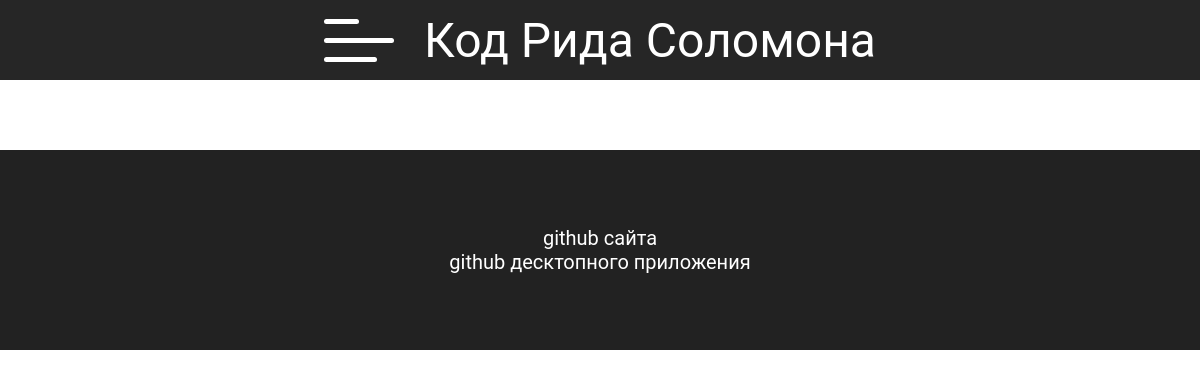
The page /reed_solomon/ on the database as committed earlier.
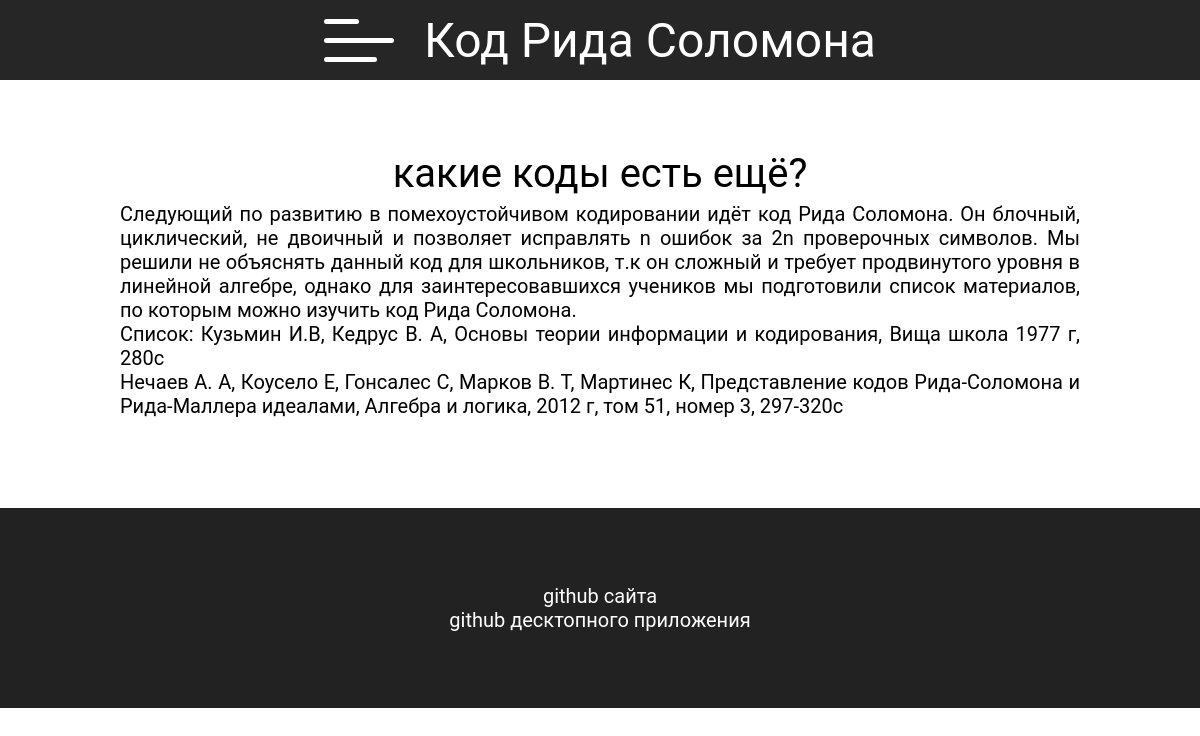
The same page on the database as committed later.
### reed_solomon/models.py (models this page shows, shortened)
class reed_solomon(models.Model):
    position = models.IntegerField(help_text='позиция на странице относительно начала', default=0, blank=True)
    paragraf_name = models.CharField(max_length=100, help_text='название блока')
    paragraf_content = models.TextField(help_text='текст блока')

### reed_solomon/views.py (the view)
# urls.py: path('', views.reed_solomon_page, name='reed_solomon')
def reed_solomon_page(request):
    paragrafs = reed_solomon.objects.all().order_by('position')
    return render(request, 'reed_solomon.html', {
        'paragrafs': paragrafs
    })

### reed_solomon/templates/reed_solomon.html (shortened to what this page needs)
<!DOCTYPE html>
<html>
<head>
    {% load static %}
    <link rel="stylesheet" type="text/css" href="{% static 'codes.css' %}">
<body>
    <header>
        <label for="check" >
            <span></span>
            <span></span>
            <span></span>
        </label>
        <div class="name">Код Рида Соломона</div>
    </header>
    <div id="wrap">
        <main>
            {% for paragraf in paragrafs %}
            <div class="paragraf" style="padding-bottom: 50px;" id="{{ paragraf.position }}">
                <div class="label">{{ paragraf.paragraf_name|safe }}</div>
                <div class="text">{{ paragraf.paragraf_content|safe }}</div>
            </div>
            {% endfor %}
        </main>
    </div>
    <footer id="footer">
        <a href="https://github.com/kalibdune/web_theory_of_coding" target="_blank">github сайта</a>
        <a href="https://github.com/kalibdune/theory_of_coding" target="_blank">github десктопного приложения</a>
    </footer>
</body>
</html>

Rows that differ between the two databases and show on the page:
added reed_solomon: paragraf_name "какие коды есть ещё?", paragraf_content "Следующий по развитию в помехоустойчивом кодировании идёт код Рида Соломона. Он блочный, циклический, не двоичный и позволяет исправлять n ошибок за 2n проверочных символов. Мы решили не объяснять данный код для школьников, т.к он сложный и требует продвинутого уровня в линейной алгебре, однако для заинтересовавшихся учеников мы подготовили список материалов, по которым можно изучить код Рида Соломона. Список: Кузьмин И.В, Кедрус В. А, Основы теории информации и кодирования, Вища школа 1977 г, 280с Нечаев А. А, Коусело Е, Гонсалес С, Марков В. Т, Мартинес К, Представление кодов Рида-Соломона и Рида-Маллера идеалами, Алгебра и логика, 2012 г, том 51, номер 3, 297-320с"
